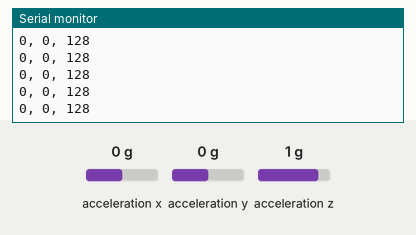
This sketch was run on a simulated Arduino Uno, built with avr-gcc and run on an emulated ATmega328P. Parts: the last lines printed to the serial monitor. Inputs (shaded band) come from the test bench; at power-on: acceleration x 0 g, acceleration y 0 g, acceleration z 1 g.

Above: at 1.2 s.
1.3 s: acceleration x set to 0.8 g
At 2.1 s:
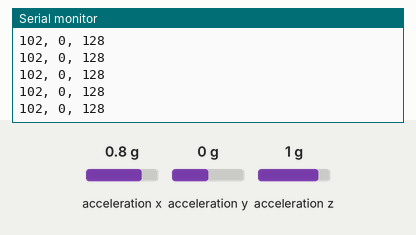
4.3 s: acceleration y set to -1.4 g
At 5.0 s:
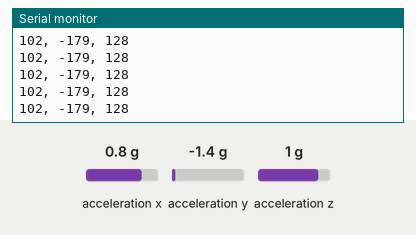
5.8 s: acceleration z set to -1.4 g
At 6.4 s:
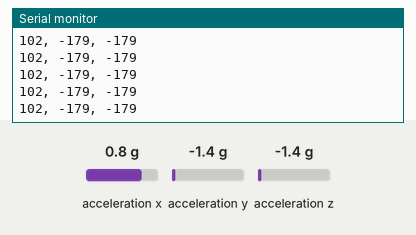
8.8 s: acceleration x set to -1.4 g
At 9.4 s:
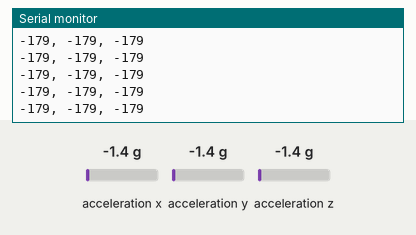
Timing chart, 0 to 11.8 s (numbered marks = the images above; inputs shaded):
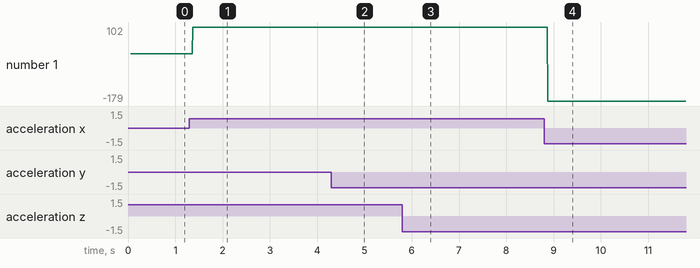

The sketch:

acceldemo.ino
```cpp
/*  *********************************************
 *  SparkFun_ADXL345_Example
 *  Triple Axis Accelerometer Breakout - ADXL345
 *  Hook Up Guide Example
 *
 *  Utilizing Sparkfun's ADXL345 Library
 *  Bildr ADXL345 source file modified to support
 *  both I2C and SPI Communication
 *
 *  E.Robert @ SparkFun Electronics
 *  Created: Jul 13, 2016
 *  Updated: Sep 06, 2016
 *
 *  Development Environment Specifics:
 *  Arduino 1.6.11
 *
 *  Hardware Specifications:
 *  SparkFun ADXL345
 *  Arduino Uno
 *  *********************************************/

#include <SparkFun_ADXL345.h>         // SparkFun ADXL345 Library

/*********** COMMUNICATION SELECTION ***********/
/*    Comment Out The One You Are Not Using    */
//ADXL345 adxl = ADXL345(10);           // USE FOR SPI COMMUNICATION, ADXL345(CS_PIN);
ADXL345 adxl = ADXL345();             // USE FOR I2C COMMUNICATION

/****************** INTERRUPT ******************/
/*      Uncomment If Attaching Interrupt       */
//int interruptPin = 2;                 // Setup pin 2 to be the interrupt pin (for most Arduino Boards)


/******************** SETUP ********************/
/*          Configure ADXL345 Settings         */
void setup(){

  Serial.begin(9600);                 // Start the serial terminal
  Serial.println("SparkFun ADXL345 Accelerometer Hook Up Guide Example");
  Serial.println();

  adxl.powerOn();                     // Power on the ADXL345

  adxl.setRangeSetting(4);           // Give the range settings
                                      // Accepted values are 2g, 4g, 8g or 16g
                                      // Higher Values = Wider Measurement Range
                                      // Lower Values = Greater Sensitivity

  adxl.setSpiBit(0);                  // Configure the device to be in 4 wire SPI mode when set to '0' or 3 wire SPI mode when set to 1
                                      // Default: Set to 1
                                      // SPI pins on the ATMega328: 11, 12 and 13 as reference in SPI Library

  adxl.setActivityXYZ(1, 1, 1);       // Set to activate movement detection in the axes "adxl.setActivityXYZ(X, Y, Z);" (1 == ON, 0 == OFF)
  adxl.setActivityThreshold(100);      // 62.5mg per increment   // Set activity   // Inactivity thresholds (0-255)

  adxl.setInactivityXYZ(1, 0, 0);     // Set to detect inactivity in all the axes "adxl.setInactivityXYZ(X, Y, Z);" (1 == ON, 0 == OFF)
  adxl.setInactivityThreshold(75);    // 62.5mg per increment   // Set inactivity // Inactivity thresholds (0-255)
  adxl.setTimeInactivity(10);         // How many seconds of no activity is inactive?

  adxl.setTapDetectionOnXYZ(0, 0, 0); // Detect taps in the directions turned ON "adxl.setTapDetectionOnX(X, Y, Z);" (1 == ON, 0 == OFF)

  // Set values for what is considered a TAP and what is a DOUBLE TAP (0-255)
  adxl.setTapThreshold(500);           // 62.5 mg per increment
  adxl.setTapDuration(150);            // 625 μs per increment
  adxl.setDoubleTapLatency(80);       // 1.25 ms per increment
  adxl.setDoubleTapWindow(200);       // 1.25 ms per increment

  // Set values for what is considered FREE FALL (0-255)
  adxl.setFreeFallThreshold(7);       // (5 - 9) recommended - 62.5mg per increment
  adxl.setFreeFallDuration(30);       // (20 - 70) recommended - 5ms per increment

  // Setting all interupts to take place on INT1 pin
  //adxl.setImportantInterruptMapping(1, 1, 1, 1, 1);     // Sets "adxl.setEveryInterruptMapping(single tap, double tap, free fall, activity, inactivity);"
                                                        // Accepts only 1 or 2 values for pins INT1 and INT2. This chooses the pin on the ADXL345 to use for Interrupts.
                                                        // This library may have a problem using INT2 pin. Default to INT1 pin.

  // Turn on Interrupts for each mode (1 == ON, 0 == OFF)
  adxl.InactivityINT(1);
  adxl.ActivityINT(1);
  adxl.FreeFallINT(1);
  adxl.doubleTapINT(1);
  adxl.singleTapINT(1);

//attachInterrupt(digitalPinToInterrupt(interruptPin), ADXL_ISR, RISING);   // Attach Interrupt

}

/****************** MAIN CODE ******************/
/*     Accelerometer Readings and Interrupt    */
void loop(){

  // Accelerometer Readings
  int x,y,z;
  adxl.readAccel(&x, &y, &z);         // Read the accelerometer values and store them in variables declared above x,y,z

  // Output Results to Serial
  /* UNCOMMENT TO VIEW X Y Z ACCELEROMETER VALUES */
  Serial.print(x);
  Serial.print(", ");
  Serial.print(y);
  Serial.print(", ");
  Serial.println(z);

  ADXL_ISR();
  // You may also choose to avoid using interrupts and simply run the functions within ADXL_ISR();
  //  and place it within the loop instead.
  // This may come in handy when it doesn't matter when the action occurs.

}

/********************* ISR *********************/
/* Look for Interrupts and Triggered Action    */
void ADXL_ISR() {

  // getInterruptSource clears all triggered actions after returning value
  // Do not call again until you need to recheck for triggered actions
  byte interrupts = adxl.getInterruptSource();

  // Free Fall Detection
  if(adxl.triggered(interrupts, ADXL345_FREE_FALL)){
    Serial.println("*** FREE FALL ***");
    //add code here to do when free fall is sensed
  }

  // Inactivity
  if(adxl.triggered(interrupts, ADXL345_INACTIVITY)){
    Serial.println("*** INACTIVITY ***");
     //add code here to do when inactivity is sensed
  }

  // Activity
  if(adxl.triggered(interrupts, ADXL345_ACTIVITY)){
    Serial.println("*** ACTIVITY ***");
     //add code here to do when activity is sensed
  }

  // Double Tap Detection
  if(adxl.triggered(interrupts, ADXL345_DOUBLE_TAP)){
    Serial.println("*** DOUBLE TAP ***");
     //add code here to do when a 2X tap is sensed
  }

  // Tap Detection
  if(adxl.triggered(interrupts, ADXL345_SINGLE_TAP)){
    Serial.println("*** TAP ***");
     //add code here to do when a tap is sensed
  }
}
```

Measured:
- after the input at 1.3 s, the serial monitor: prints a new line after 0.07 s (image 1)
- after the input at 4.3 s, the serial monitor: prints a new line after 0.08 s (image 2)
- after the input at 5.8 s, the serial monitor: prints a new line after 0.07 s (image 3)
- after the input at 8.8 s, the serial monitor: prints a new line after 0.08 s (image 4)
- plotted number 1: 0 → 102 after the input at 1.3 s
